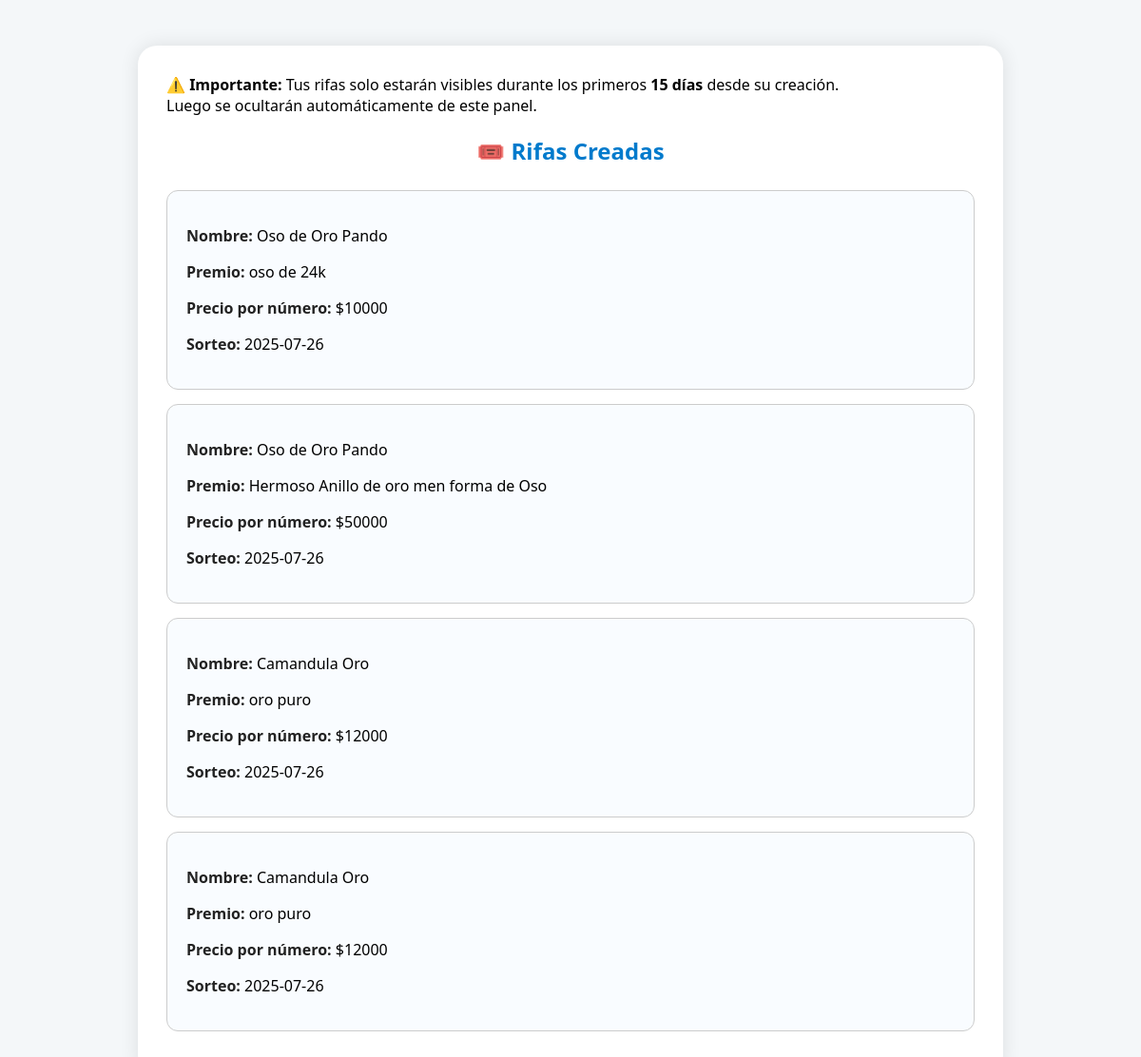
Screenshot of /admin/ver-rifas/Geicajoyas with the database file from the repository.
### tables this page shows
CREATE TABLE rifas (
    id INTEGER PRIMARY KEY AUTOINCREMENT,
    negocio_id INTEGER,
    nombre_rifa TEXT,
    descripcion TEXT,
    avaluo_premio INTEGER,
    cifras INTEGER,
    cantidad_numeros INTEGER,
    precio_numero INTEGER,
    fecha_sorteo TEXT,
    numero_ganador TEXT,
    estado TEXT DEFAULT 'activa',
    fecha_creacion TEXT,
    loteria TEXT,
    slug TEXT UNIQUE,
    FOREIGN KEY (negocio_id) REFERENCES negocio(id)
);

### routes/admin_routes.py (the view)
@admin_routes.route('/ver-rifas/<slug>')
def ver_rifas_admin_slug(slug):
    conn = obtener_conexion()
    conn.row_factory = sqlite3.Row
    cursor = conn.cursor()
    cursor.execute("SELECT * FROM negocio WHERE slug = ?", (slug,))
    negocio = cursor.fetchone()
    if not negocio:
        return render_template("error.html", mensaje="❌ Negocio no encontrado.")
    if negocio["activo"] != 1:
        return render_template("error.html", mensaje="⚠️ Este negocio está inactivo.")
    from datetime import datetime, timedelta
    fecha_limite = (datetime.now() - timedelta(days=15)).strftime("%Y-%m-%d %H:%M:%S")
    cursor.execute("""
        SELECT * FROM rifas
        WHERE negocio_id = ?
        AND (
            estado = 'activa' OR
            substr(fecha_creacion, 1, 19) >= ?
        )
        ORDER BY datetime(fecha_creacion) DESC
    """, (negocio["id"], fecha_limite))
    rifas = cursor.fetchall()
    conn.close()
    mensaje_info = "📆 Solo se muestran rifas activas y las creadas en los últimos 15 días."
    return render_template("ver_rifas_admin.html", rifas=rifas, negocio=negocio, mensaje_info=mensaje_info)

### database/conexion.py (called while the page is built)
def obtener_conexion():
    return sqlite3.connect('geica_controlrifas.db', timeout=10)  # espera hasta 10s si hay bloqueo

### templates/ver_rifas_admin.html (shortened to what this page needs)
<!DOCTYPE html>
<html lang="es">
<head>
</head>
<body>
  <div class="contenedor">
    <div class="info-contenedor">
  <div class="alerta-responsive">
    ⚠️ <strong>Importante:</strong> Tus rifas solo estarán visibles durante los primeros <strong>15 días</strong> desde su creación.<br>
    Luego se ocultarán automáticamente de este panel.
  </div>
  <h2 class="titulo-principal">🎟️ Rifas Creadas</h2>
</div>
     {% if rifas %}
      {% for rifa in rifas %}
        <div class="rifa">
          <p><strong>Nombre:</strong> {{ rifa['nombre_rifa'] }}</p>
          <p><strong>Premio:</strong> {{ rifa['descripcion'] }}</p>
          <p><strong>Precio por número:</strong> ${{ rifa['precio_numero'] }}</p>
          <p><strong>Sorteo:</strong> {{ rifa['fecha_sorteo'] }}</p>
        </div>
      {% endfor %}
    {% else %}
      <p>No hay rifas registradas aún.</p>
    {% endif %}
  </div>
</body>
</html>

### templates/ver_rifas_admin.html (style rules this page uses)
body { font-family: 'Segoe UI', sans-serif; background-color: #f4f7f9; padding: 40px; }
.contenedor { max-width: 850px; margin: auto; background-color: #ffffff; padding: 30px; border-radius: 20px; box-shadow: 0 0 20px rgba(0,0,0,0.1); }
h2 { color: #007acc; margin-bottom: 25px; text-align: center; }
.rifa { border: 1px solid #ccc; padding: 20px; border-radius: 12px; margin-bottom: 15px; background-color: #f9fcff; }
.rifa strong { color: #222; }

### rows the page displays
rifas: nombre_rifa "Oso de Oro Pando", descripcion "oso de 24k", precio_numero "10000", fecha_sorteo "2025-07-26"
rifas: nombre_rifa "Oso de Oro Pando", descripcion "Hermoso Anillo de oro men forma de Oso", precio_numero "50000", fecha_sorteo "2025-07-26"
rifas: nombre_rifa "Camandula Oro", descripcion "oro puro", precio_numero "12000", fecha_sorteo "2025-07-26"
rifas: nombre_rifa "Camandula Oro", descripcion "oro puro", precio_numero "12000", fecha_sorteo "2025-07-26"
